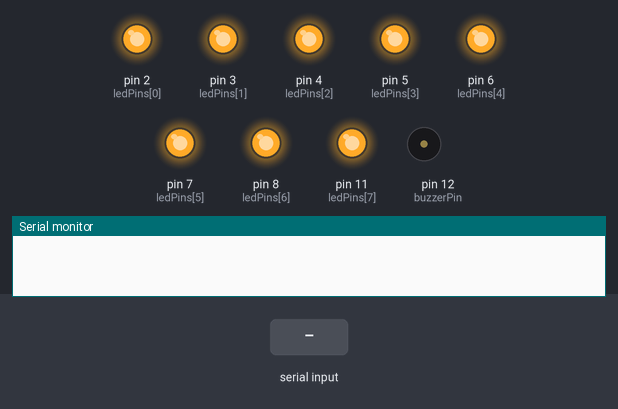
A sketch run on a simulated Arduino Uno, built with avr-gcc and run on an emulated ATmega328P. Parts: output pins drawn as LEDs (lit = HIGH), buzzer (waves = sounding, pin HIGH), the last lines printed to the serial monitor. The test bench sets the inputs (shaded band).

Above: at 1.2 s.
1.3 s: "90,45\n" received over Serial
At 2.6 s:
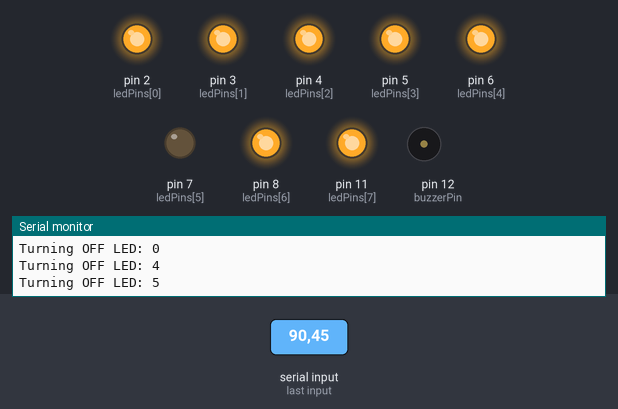
3.1 s: "30,150\n" received over Serial
At 4.2 s:
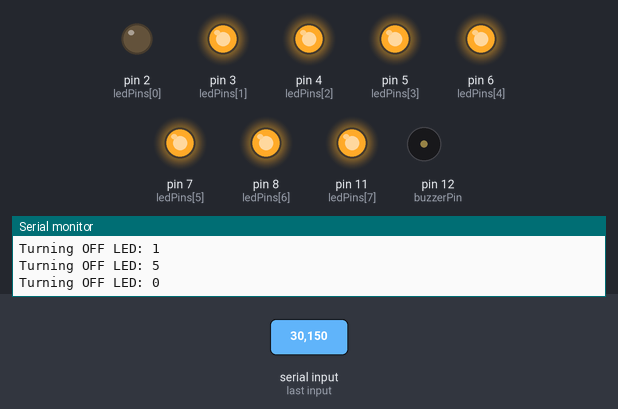
6.1 s: "200\n" received over Serial
At 6.3 s:
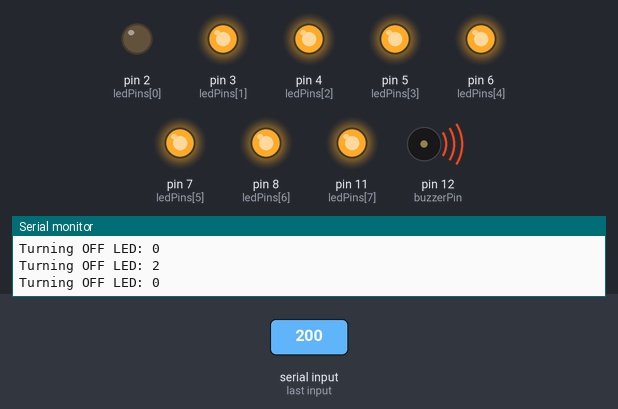
7.7 s: "5\n" received over Serial
At 8.5 s:
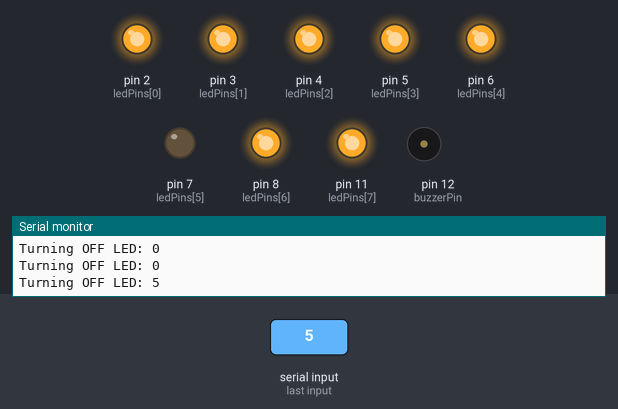
9.3 s: "90\n" received over Serial
At 9.8 s:
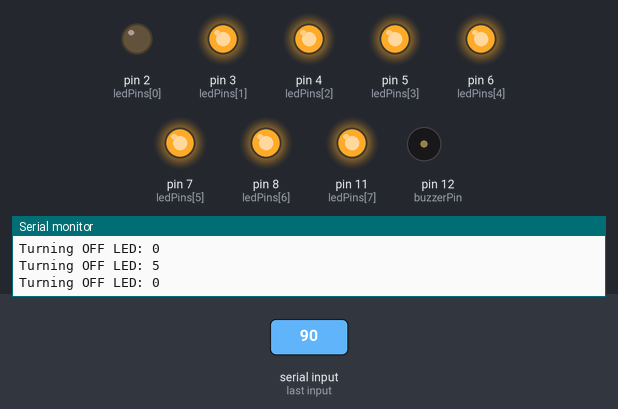
Timing chart, 0 to 11.9 s (numbered marks = the images above; inputs shaded):
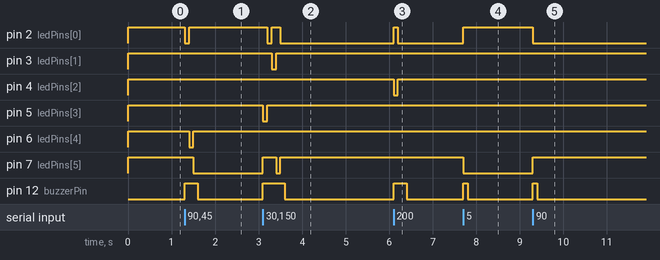

Measured:
- after the input at 1.3 s, pin 2 (ledPins[0]): HIGH → LOW at once, → HIGH 0.10 s later; pin 6 (ledPins[4]): HIGH → LOW after 0.10 s, → HIGH 0.10 s later; pin 7 (ledPins[5]): HIGH → LOW after 0.20 s; pin 12 (buzzerPin): LOW → HIGH at once, → LOW 0.30 s later
- after the input at 3.1 s, pin 2 (ledPins[0]): HIGH → LOW after 0.10 s, → HIGH 0.10 s later, → LOW 0.20 s later; pin 3 (ledPins[1]): HIGH → LOW after 0.20 s, → HIGH 0.10 s later
- after the input at 6.1 s, pin 2 (ledPins[0]): LOW → HIGH at once, → LOW 0.10 s later; pin 4 (ledPins[2]): HIGH → LOW at once, → HIGH 0.10 s later; pin 12 (buzzerPin): LOW → HIGH at once, → LOW 0.30 s later
- after the input at 7.7 s, pin 2 (ledPins[0]): LOW → HIGH at once; pin 7 (ledPins[5]): HIGH → LOW at once; pin 12 (buzzerPin): LOW → HIGH at once, → LOW 0.10 s later
- after the input at 9.3 s, pin 2 (ledPins[0]): HIGH → LOW at once; pin 7 (ledPins[5]): LOW → HIGH at once; pin 12 (buzzerPin): LOW → HIGH at once, → LOW 0.10 s later

The sketch:

Exp3_bluetooth_eight_LEDs.ino
```cpp
const int ledPins[8] = {2, 3, 4, 5, 6, 7, 8, 11};
const int buzzerPin = 12;

void setup() {
  Serial.begin(9600); // HC-05 uses Serial
  pinMode(buzzerPin, OUTPUT);
  digitalWrite(buzzerPin, LOW);

  for (int i = 0; i < 8; i++) {
    pinMode(ledPins[i], OUTPUT);
    digitalWrite(ledPins[i], HIGH); // Start with all LEDs ON
  }
}

void loop() {
  if (Serial.available()) {
    char input = Serial.read();

    if (input >= '0' && input <= '7') {
      int offLED = input - '0';

      Serial.print("Turning OFF LED: ");
      Serial.println(offLED);

      // Turn all LEDs ON first
      for (int i = 0; i < 8; i++) {
        digitalWrite(ledPins[i], HIGH);
      }

      // Turn the selected LED OFF
      digitalWrite(ledPins[offLED], LOW);

      // Beep once
      digitalWrite(buzzerPin, HIGH);
      delay(100);
      digitalWrite(buzzerPin, LOW);
    }
  }
}
```
